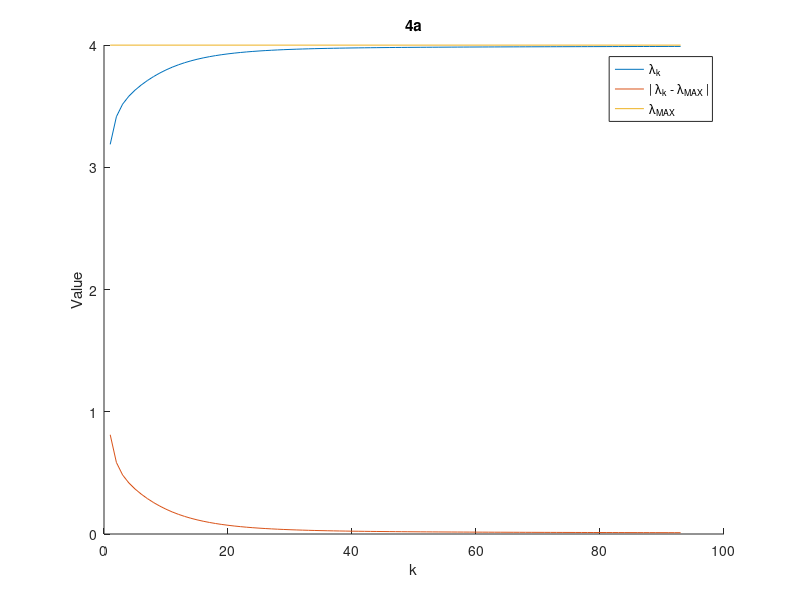

Source code (MATLAB):
gcf
hold on;

clear;
load('powerMatrix.mat')

k = 0;
vector_k = randn(100, 1);
lambda_k = transpose(vector_k)*A*vector_k;
lambda_k_1 = transpose(vector_k)*A*vector_k;
lambda_audit = [];
lambda_delta_audit = [];
eigval = max(eig(A));

while true
    % statements here
    % if ~WhileCondition, break ; end
    lambda_k_1 = lambda_k;
    vector_k = A*vector_k;
    vector_k = vector_k/norm(vector_k);
    lambda_k = transpose(vector_k)*A*vector_k;
    lambda_audit = [lambda_audit, lambda_k];
    lambda_delta_audit = [lambda_delta_audit, abs(lambda_k - eigval)];
    k = k + 1;
    if abs(lambda_k_1 - lambda_k) < 10^-4
        break;
    end
end

plot(1:1:k, lambda_audit);

plot(1:1:k, lambda_delta_audit);

plot([1, k], [eigval, eigval]);

title("4a");
legend({ ...
    '\lambda_k', ...
    '| \lambda_k - \lambda_{MAX} |', ...
    '\lambda_{MAX}', ...
});
xlabel("k");
ylabel("Value");

hold off;
saveas(gcf, "DevamSisodraker_4a.jpg", "jpg");
